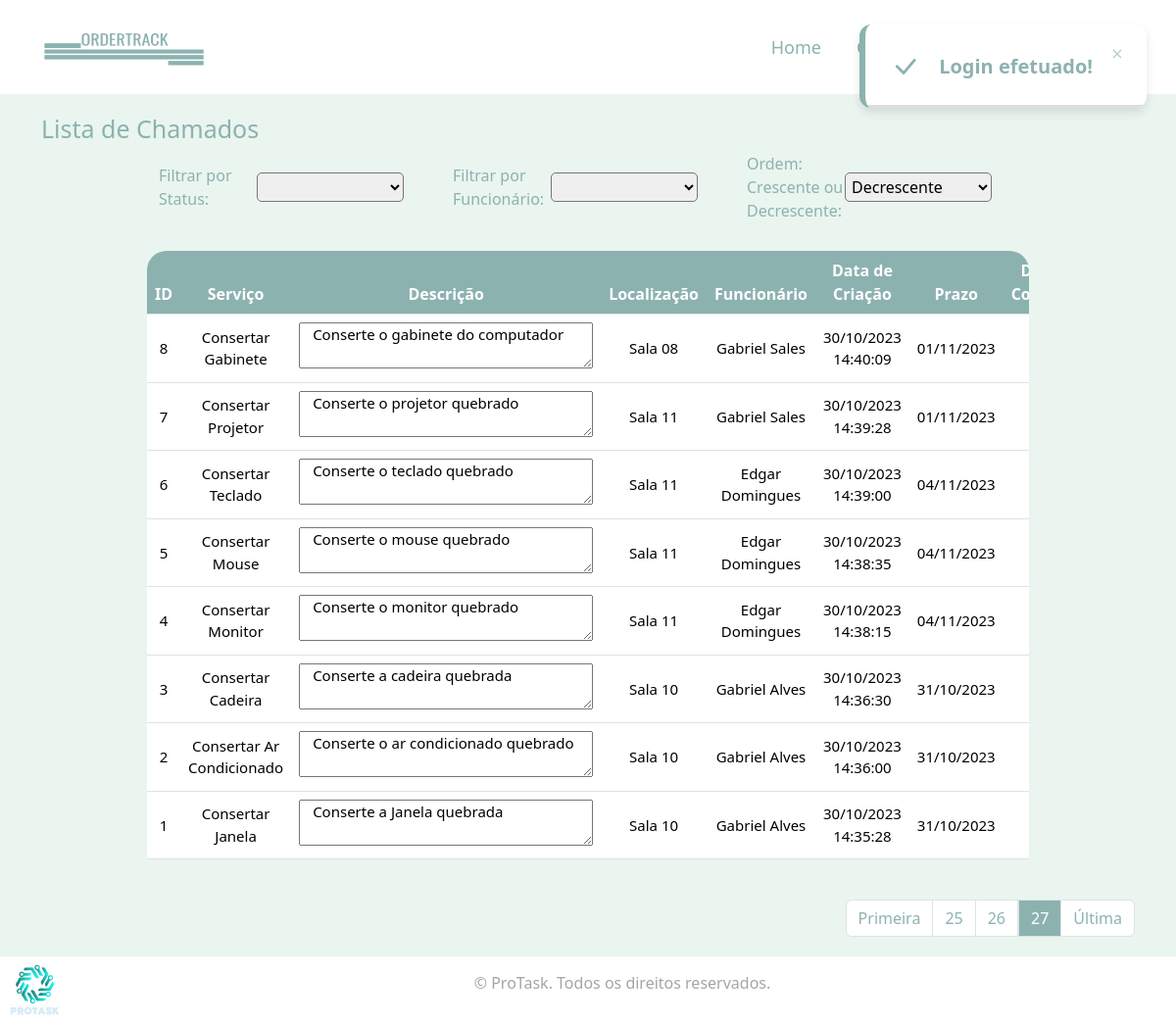
Screenshot of /src/pages/lista_chamados.php?pagina=27&ordem=Decrescente (signed in) with the database file from the repository.
### tables this page shows
CREATE TABLE `rel` (
  `ID_REL` int(5) NOT NULL,
  `FK_FUNCIONARIO` int(5) DEFAULT NULL,
  `FK_ORDEM` int(5) DEFAULT NULL,
  `FK_HISTORICO` int(5) DEFAULT NULL
);

CREATE TABLE `ordem` (
  `ID_ORDEM` int(5) NOT NULL,
  `SERVICO` varchar(200) DEFAULT NULL,
  `ITEM` varchar(200) DEFAULT NULL,
  `LOCALIZACAO` varchar(200) DEFAULT NULL,
  `PRAZO` date DEFAULT NULL,
  `PRIORIDADE` varchar(200) DEFAULT NULL,
  `STATUS` enum('PENDENTE','EM ANDAMENTO','CONCLUIDO','CANCELADO') DEFAULT NULL,
  `NUMERO_OS` varchar(10) DEFAULT NULL,
  `FOTO` longblob DEFAULT NULL,
  `CRIADO` datetime DEFAULT NULL
);

CREATE TABLE `funcionarios` (
  `ID_FUNCIONARIO` int(5) NOT NULL,
  `NOME_FUNCIONARIO` varchar(100) NOT NULL,
  `SOBRENOME_FUNCIONARIO` varchar(200) NOT NULL,
  `USUARIO_FUNCIONARIO` varchar(200) DEFAULT NULL,
  `SENHA_FUNCIONARIO` varchar(250) DEFAULT NULL,
  `IMAGEM_FUNCIONARIO` longblob DEFAULT NULL,
  `STATUS_FUNCIONARIO` enum('ATIVO','INATIVO') DEFAULT NULL
);

### src/pages/lista_chamados.php (the view, shortened to what this page needs)
<?php
    include_once('../../conection.php');
?>
<!DOCTYPE html>
<html lang="en">
<head>
    <link href="../styles/bootstrap/dist/css/bootstrap.min.css" rel="stylesheet">
    <link href="https://cdn.jsdelivr.net/npm/bootstrap@5.3.1/dist/css/bootstrap.min.css" rel="stylesheet">
    <link rel="stylesheet" href="https://cdn.jsdelivr.net/npm/bootstrap-icons@1.11.1/font/bootstrap-icons.css">
    <link rel="stylesheet" href="../styles/lista_chamados/style.css">
</head>
<body>
    <nav class="navbar navbar-expand-lg ">
        <div class="container">
            <a class="navbar-brand" href="./menu.php">
                <img src="../../assets/images/logo.png" id="logo" alt="Logo" width="30" height="30">
            </a>
            <div class="collapse navbar-collapse justify-content-end header" id="navbarNav">
                <ul class="navbar-nav">
                    <li class="nav-item">
                        <a class="nav-link linkss" href="../../index.php">Home</a>
                    </li>
                    <li class="nav-item dropdown linkss">
                        <a class="nav-link dropdown-toggle" href="#" id="chamadosDropdown" role="button" data-toggle="dropdown" aria-haspopup="true" aria-expanded="false">
                        </a>
                    </li>
                    <li class="nav-item dropdown linkss">
                        <a class="nav-link dropdown-toggle" href="#" id="funcionariosDropdown" role="button" data-toggle="dropdown" aria-haspopup="true" aria-expanded="false">
                        </a>
                    </li>
                </ul>
            </div>
        </div>
    </nav>
    <?php
    if (isset($_SESSION['msg'])) {
        echo $_SESSION['msg'];
    }
    ?>
    <div class="titulo container">
        <h1>Lista de Chamados</h1>
    </div>
    <div class="tabela">
        <div class="cont_table">
            <div class="row colunas" style="margin: 0px;">
            <?php
                $filters = "
                <div class='dfiltros col-xl-2 row'>
                <div class='filtro1 col'>
                    <label class='label_filtro'>Filtrar por Status:</label>
                    <select id='statusFilter' name='status'
                     onchange='applyStatusFilter()'>
                        <option id='selecionado_option1'></option>
                        <option value='TODOS'>Todos</option>
                        <option value='EM ANDAMENTO'>Em andamento</option>
                        <option value='CONCLUIDO'>Concluído</option>
                        <option value='PENDENTE'>Pendente</option>
                        <option value='CANCELADO'>CANCELADO</option>
                    </select>
                </div>
                <div class='filtro2 col'>
                    <label class='filtroLabelFuncionarios'>Filtrar por Funcionário:</label>
                    <select id='statusFilter2' name='funcionario' onchange='applyStatusFilter()'>
                        <option id='selecionado_option2'></option>
                        <option value='TODOS'>TODOS</option>
                        ";
                        $resultados_funcionarios = "SELECT * FROM funcionarios";
                        $query_funcionarios = mysqli_query($conn, $resultados_funcionarios);
                        while($row_funcionarios = mysqli_fetch_assoc($query_funcionarios)){
                            $funcionarios = $row_funcionarios['NOME_FUNCIONARIO'];
                            $sobrenome = $row_funcionarios['SOBRENOME_FUNCIONARIO'];
                            $filters .= "<option value='$funcionarios $sobrenome' name='funcionario'>$funcionarios $sobrenome</option>";
                        };
                        $filters .= "
                    </select>
                </div>
                <div class='filtro3 col'>
                    <label class='filtroLabelOrdem'>Ordem: Crescente ou Decrescente:</label>
                    <select id='statusFilter3' name='ordem' onchange='applyStatusFilter()'>
                        <option id='selecionado_option3'></option>
                        <option value='Decrescente'>Decrescente</option>
                        <option value='Crescente'>Crescente</option>
                    </select>
                </div>
            </div>
                ";
            echo $filters;
            $pagina_atual = filter_input(INPUT_GET, 'pagina', FILTER_SANITIZE_NUMBER_INT);
            $pagina = (!empty($pagina_atual)) ? $pagina_atual : 1;
            $qnt_result_pg = 10;
            $inicio = ($qnt_result_pg * $pagina) - $qnt_result_pg;
            if (isset($_GET['ordem']) && !empty($_GET['ordem'])) {
                $ordem_get = $_GET['ordem'];
                if ($ordem_get == 'Decrescente') {
                    $ordem = 'DESC';
                } else if ($ordem_get == 'Crescente') {
                    $ordem = 'ASC';
                }
            } else {
                $ordem_get = 'Decrescente';
                $ordem = 'DESC';
            }
            if ((isset($_GET['status']) && !empty($_GET['status']) and $_GET['status'] == 'TODOS') and (isset($_GET['funcionario']) && !empty($_GET['funcionario']) and $_GET['funcionario'] == 'TODOS')) {
                $result_usuario = "SELECT * FROM ordem INNER JOIN rel ON ID_ORDEM = FK_ORDEM INNER JOIN historico_ordem ON rel.FK_HISTORICO = historico_ordem.ID_HISTORICO  INNER JOIN funcionarios ON FK_FUNCIONARIO = ID_FUNCIONARIO ORDER BY ID_ORDEM $ordem LIMIT $inicio, $qnt_result_pg";
            } else {
                $result_usuario = "SELECT * FROM ordem INNER JOIN rel ON ID_ORDEM = FK_ORDEM INNER JOIN historico_ordem ON rel.FK_HISTORICO = historico_ordem.ID_HISTORICO INNER JOIN funcionarios ON rel.FK_FUNCIONARIO = funcionarios.ID_FUNCIONARIO ORDER BY ID_ORDEM $ordem LIMIT $inicio, $qnt_result_pg";
            }
            $resultado_usuario = mysqli_query($conn, $result_usuario);
            $dados = "
                        <div class='table-responsive  col-md-9'>
                            <table class='table  text-center' >
                                <thead class='th-heads'>
                                    <tr>
                                        <th style='background-color: #8CB2B0; color: #fff;' scope='col'>ID</th>
                                        <th style='background-color: #8CB2B0; color: #fff;'  scope='col'>Serviço</th>
                                        <th style='background-color: #8CB2B0; color: #fff;'  scope='col'>Descrição</th>
                                        <th style='background-color: #8CB2B0; color: #fff;'  scope='col'>Localização</th>
                                        <th style='background-color: #8CB2B0; color: #fff;'  scope='col'>Funcionário</th>
                                        <th style='background-color: #8CB2B0; color: #fff;'  scope='col'>Data de Criação</th>
                                        <th style='background-color: #8CB2B0; color: #fff;'  scope='col'>Prazo</th>
                                        <th style='background-color: #8CB2B0; color: #fff;'  scope='col'>Data de Conclusão</th>
                                        <th style='background-color: #8CB2B0; color: #fff;'  scope='col'>Prioridade</th>
                                        <th style='background-color: #8CB2B0; color: #fff;'  scope='col'>Status</th>
                                        <th style='background-color: #8CB2B0; color: #fff;'  scope='col'></th>
                                    </tr>
                                </thead>
                                <tbody>
            ";
            while ($row_usuario = mysqli_fetch_assoc($resultado_usuario)) {
                $id = $row_usuario['ID_ORDEM'];
                $servico  = $row_usuario['SERVICO'];
                $item = $row_usuario['ITEM'];
                $localizacao = $row_usuario['LOCALIZACAO'];
                $funcionario = $row_usuario['NOME_FUNCIONARIO'];
                $sobrenome_funcionario = $row_usuario['SOBRENOME_FUNCIONARIO'];
                $urgencia =  $row_usuario['PRIORIDADE'];
                $status = $row_usuario['STATUS'];
                $datetime = $row_usuario['CRIADO'];
                $datehora = new DateTime($datetime);
                $data = $datehora->format("d/m/Y H:i:s");
                $prazo = $row_usuario['PRAZO'];
                $datehora_prazo = new DateTime($prazo);
                $data_prazo = $datehora_prazo->format("d/m/Y");
                $data_conclusao = $row_usuario['DATA_FINALIZACAO'];
                if ($data_conclusao == null) {
                    $data_finalizacao = ' ';
                } else {
                    $dataconclusao = new DateTime($data_conclusao);
                    $data_finalizacao = $dataconclusao->format("d/m/Y H:i:s");
                }
                $dados .= "
                            <tr class='tr-dados' style='font-size: 15px; text-align: center;'>
                                <td>$id</td>
                                <td>$servico</td>
                                <td><textarea readonly style='width: 300px; padding-left: 13px;  textarea::-webkit-scrollbar {
                                    width: 12px; }'>$item</textarea></td>
                                <td>$localizacao</td>
                                <td>$funcionario $sobrenome_funcionario</td>
                                <td>$data</td>
                                <td>$data_prazo</td>
                                <td>$data_finalizacao</td>
                                <td>$urgencia</td>
                        ";
                if ($status == "PENDENTE") {
                    $dados .= "<td style='color: #FA9D4A;'>$status</td>";
                } elseif ($status == "CONCLUIDO") {
                    $dados .= "<td style='color: green;'>$status</td>";
                } elseif ($status == "EM ANDAMENTO") {
                    $dados .= "<td style='color: #FFD929;'>$status</td>";
                } elseif ($status == "CANCELADO") {
                    $dados .= "<td style='color: red; '>$status</td>";
                }
                if ($status != 'CANCELADO') {
                    $dados .= " <td>
                                      <a class='dropdown-item' href='editar_chamado.php?id=$id'>
                                      </a>
                                      <a class='dropdown-item' href='../../src/api/controller/cancelar_chamado_lista.php?id=$id'>
                                      </a>
                              </td>
                          </tr>";
                }
            }
            $dados .= "
                                    </tbody>
                                </table>
                            </div>
                        </div>
            ";
            echo $dados;
            if ((isset($_GET['status']) && !empty($_GET['status']) and $_GET['status'] == 'TODOS') and (isset($_GET['funcionnario']) && !empty($_GET['funcionario']) and $_GET['funcionario'] == 'TODOS')) {
                $result_pg = "SELECT COUNT(ID_ORDEM) AS num_result FROM ordem";
            } else {
                $result_pg = "SELECT COUNT(ID_ORDEM) AS num_result FROM ordem INNER JOIN rel ON ID_ORDEM = FK_ORDEM INNER JOIN historico_ordem ON rel.FK_HISTORICO = historico_ordem.ID_HISTORICO  INNER JOIN funcionarios ON FK_FUNCIONARIO = ID_FUNCIONARIO";
            }
            $resultado_pg = mysqli_query($conn, $result_pg);
            $row_pg = mysqli_fetch_assoc($resultado_pg);
            $quantidade_pg = ceil($row_pg['num_result'] / $qnt_result_pg);
            $max_links = 2;
        $paginacao = "
                    <div class='container d-flex justify-content-end div-pag' style='margin-top: 25px; margin-bootom: 25px; '>
                      <nav aria-label='Page navigation example'>
                      <ul class='pagination'>
        ";
            if ((isset($_GET['status']) && !empty($_GET['status']) && $_GET['status'] == 'TODOS') and (isset($_GET['funcionario']) && !empty($_GET['funcionario']) && $_GET['funcionario'] == 'TODOS')) {
                $status_get = $_GET['status'];
                $funcionario_get = $_GET['funcionario'];
                if($quantidade_pg > 1){
                    $paginacao .= "<li class='page-item'><a class='page-link' href='lista_chamados.php?pagina=1&status=$status_get&funcionario=$funcionario_get&ordem=$ordem_get'>Primeira</a></li>";
                }else {
                    $paginacao .= "<li class='page-item page-link pag_disable_primeira'>Primeira</li>";
                }
                for ($pag_ant = $pagina - $max_links; $pag_ant <= $pagina - 1; $pag_ant++) {
                    if ($pag_ant >= 1) {
                        $paginacao .= "<li class='page-item'><a class='page-link' href='lista_chamados.php?pagina=$pag_ant&status=$status_get&funcionario=$funcionario_get&ordem=$ordem_get'> $pag_ant </a></li>";
                    }
                }
                $paginacao .= "<li class='page-item page-link' style='background-color: #8CB2B0; color: #fff'>$pagina</li>";
                for ($pag_dep = $pagina + 1; $pag_dep <= $pagina + $max_links; $pag_dep++) {
                    if ($pag_dep <= $quantidade_pg) {
                        $paginacao .= "<li class='page-item'><a  class='page-link' href='lista_chamados.php?pagina=$pag_dep&status=$status_get&funcionario=$funcionario_get&ordem=$ordem_get'> $pag_dep </a></li>";
                    }
                }
                if($quantidade_pg > 1){
                    $paginacao .= "<li class='page-item'><a class='page-link' href= 'lista_chamados.php?pagina=$quantidade_pg&status=$status_get&funcionario=$funcionario_get&ordem=$ordem_get'>  Última</a></li>";
                }else {
                    $paginacao .= "<li class='page-item page-link pag_disable_ultima'>Última</li>";
                }
                $paginacao .= "</ul></nav></div>";
            } else {
                if($quantidade_pg > 1){
                    $paginacao .= "<li class='page-item'><a class='page-link' href='lista_chamados.php?pagina=1&ordem=$ordem_get'>Primeira</a></li>";
                }else{
                    $paginacao .= "<li class='page-item page-link pag_disable_primeira'>Primeira</li>";
                }
                for ($pag_ant = $pagina - $max_links; $pag_ant <= $pagina - 1; $pag_ant++) {
                    if ($pag_ant >= 1) {
                        $paginacao .= "<li class='page-item'><a class='page-link' href='lista_chamados.php?pagina=$pag_ant&ordem=$ordem_get'> $pag_ant </a></li>";
                    }
                }
                $paginacao .= "<li class='page-item page-link' style='background-color: #8CB2B0; color: #fff'>$pagina</li>";
                if($quantidade_pg > 1){
                    $paginacao .= "<li class='page-item'><a class='page-link' href= 'lista_chamados.php?pagina=$quantidade_pg&ordem=$ordem_get'>  Última</a></li>";
                }else{
                    $paginacao .= "<li class='page-item page-link pag_disable_ultima'>Última</li>";
                }
                $paginacao .= "</ul></nav></div></div>";
            }
            echo $paginacao;
            ?>
        </div>
    <footer class="footer">
        <div>
            <img id="logo_equipe" src="../../assets/images/logo_equipe.png" alt="">
        </div>
        <div class="container">
            <p class="d-flex justify-content-center align-items-center">© ProTask. Todos os direitos reservados.</p>
        </div>
    </footer>
</body>
</html>

### rows the page displays
rel: FK_ORDEM.ID_ORDEM "8", FK_ORDEM.SERVICO "Consertar Gabinete", FK_ORDEM.ITEM "Conserte o gabinete do computador", FK_ORDEM.LOCALIZACAO "Sala 08", FK_FUNCIONARIO.NOME_FUNCIONARIO "Gabriel", FK_FUNCIONARIO.SOBRENOME_FUNCIONARIO "Sales", FK_ORDEM.CRIADO "30/10/2023 14:40:09", FK_ORDEM.PRAZO "01/11/2023"
rel: FK_ORDEM.ID_ORDEM "7", FK_ORDEM.SERVICO "Consertar Projetor", FK_ORDEM.ITEM "Conserte o projetor quebrado", FK_ORDEM.LOCALIZACAO "Sala 11", FK_FUNCIONARIO.NOME_FUNCIONARIO "Gabriel", FK_FUNCIONARIO.SOBRENOME_FUNCIONARIO "Sales", FK_ORDEM.CRIADO "30/10/2023 14:39:28", FK_ORDEM.PRAZO "01/11/2023"
rel: FK_ORDEM.ID_ORDEM "6", FK_ORDEM.SERVICO "Consertar Teclado", FK_ORDEM.ITEM "Conserte o teclado quebrado", FK_ORDEM.LOCALIZACAO "Sala 11", FK_FUNCIONARIO.NOME_FUNCIONARIO "Edgar", FK_FUNCIONARIO.SOBRENOME_FUNCIONARIO "Domingues", FK_ORDEM.CRIADO "30/10/2023 14:39:00", FK_ORDEM.PRAZO "04/11/2023"
rel: FK_ORDEM.ID_ORDEM "5", FK_ORDEM.SERVICO "Consertar Mouse", FK_ORDEM.ITEM "Conserte o mouse quebrado", FK_ORDEM.LOCALIZACAO "Sala 11", FK_FUNCIONARIO.NOME_FUNCIONARIO "Edgar", FK_FUNCIONARIO.SOBRENOME_FUNCIONARIO "Domingues", FK_ORDEM.CRIADO "30/10/2023 14:38:35", FK_ORDEM.PRAZO "04/11/2023"
rel: FK_ORDEM.ID_ORDEM "4", FK_ORDEM.SERVICO "Consertar Monitor", FK_ORDEM.ITEM "Conserte o monitor quebrado", FK_ORDEM.LOCALIZACAO "Sala 11", FK_FUNCIONARIO.NOME_FUNCIONARIO "Edgar", FK_FUNCIONARIO.SOBRENOME_FUNCIONARIO "Domingues", FK_ORDEM.CRIADO "30/10/2023 14:38:15", FK_ORDEM.PRAZO "04/11/2023"
rel: FK_ORDEM.ID_ORDEM "3", FK_ORDEM.SERVICO "Consertar Cadeira", FK_ORDEM.ITEM "Conserte a cadeira quebrada", FK_ORDEM.LOCALIZACAO "Sala 10", FK_FUNCIONARIO.NOME_FUNCIONARIO "Gabriel", FK_FUNCIONARIO.SOBRENOME_FUNCIONARIO "Alves", FK_ORDEM.CRIADO "30/10/2023 14:36:30", FK_ORDEM.PRAZO "31/10/2023"
rel: FK_ORDEM.ID_ORDEM "2", FK_ORDEM.SERVICO "Consertar Ar Condicionado", FK_ORDEM.ITEM "Conserte o ar condicionado quebrado", FK_ORDEM.LOCALIZACAO "Sala 10", FK_FUNCIONARIO.NOME_FUNCIONARIO "Gabriel", FK_FUNCIONARIO.SOBRENOME_FUNCIONARIO "Alves", FK_ORDEM.CRIADO "30/10/2023 14:36:00", FK_ORDEM.PRAZO "31/10/2023"
rel: FK_ORDEM.ID_ORDEM "1", FK_ORDEM.SERVICO "Consertar Janela", FK_ORDEM.ITEM "Conserte a Janela quebrada", FK_ORDEM.LOCALIZACAO "Sala 10", FK_FUNCIONARIO.NOME_FUNCIONARIO "Gabriel", FK_FUNCIONARIO.SOBRENOME_FUNCIONARIO "Alves", FK_ORDEM.CRIADO "30/10/2023 14:35:28", FK_ORDEM.PRAZO "31/10/2023"

### other values shown
$_SESSION['msg'] "Login efetuado!"
$pagina "27"
